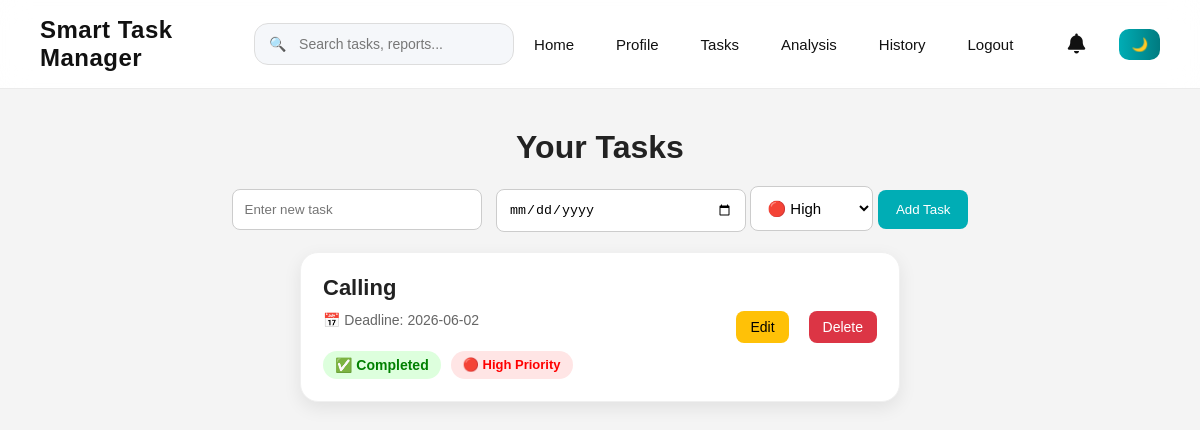
/tasks (signed in), run on the app's committed database.
### tables this page shows
CREATE TABLE tasks (
        id INTEGER PRIMARY KEY AUTOINCREMENT,
        username TEXT,
        task TEXT,
        status TEXT DEFAULT 'pending',
        deadline TEXT,
        priority TEXT DEFAULT 'Medium',
        created_at TEXT,
        completed_at TEXT
    );

### app.py (the view, shortened to what this page needs)
@app.route('/tasks', methods=['GET', 'POST'])
def tasks():
    if 'user' not in session:
        return redirect('/login')
    conn = sqlite3.connect("data.db")
    c = conn.cursor()
    c.execute("SELECT * FROM tasks WHERE username=?",
              (session['user'],))
    data = c.fetchall()
    today = datetime.now().date()
    for task in data:
        task_id = task[0]
        task_name = task[2]
        status = task[3]
        deadline = task[4]
        try:
            deadline_date = datetime.strptime(
                deadline,
                "%Y-%m-%d"
            ).date()
        except:
            pass
    conn.close()
    updated_tasks = []
    for task in data:
        try:
            deadline_date = datetime.strptime(task[4], "%Y-%m-%d").date()
        except ValueError:
            deadline_date = None
        updated_tasks.append(
        (
            task[0],#id
            task[1],#username
            task[2],#task
            task[3],#status
            deadline_date,
            task[5] #priority
        )
    )
    return render_template('tasks.html', tasks=updated_tasks,today=today)

### app.py (called while the page is built)
@app.context_processor
def notification_count():
    if 'user' not in session:
        return dict(unread_count=0)
    conn = sqlite3.connect("data.db")
    c = conn.cursor()
    c.execute("""
        SELECT COUNT(*)
        FROM notifications
        WHERE username=?
        AND is_read=0
    """, (session['user'],))
    count = c.fetchone()[0]
    conn.close()
    return dict(unread_count=count)

### templates/tasks.html (shortened to what this page needs)
{% extends "base.html" %}
{% block content %}
<div class="tasks-page">
    <h1>Your Tasks</h1>
    <form method="POST" action="/tasks" class="task-form">
        <input type="text" name="task" placeholder="Enter new task" required>
        <input type="date" name="deadline" required>
        <select name="priority" required>
            <option value="High">🔴 High</option>
        </select>
        <button type="submit">Add Task</button>
    </form>
      {% if tasks %}
    <ul class="task-list">
        {% for task in tasks %}
        <li class="task-item">
            <div class="task-left">
                <h3>{{ task[2] }}</h3>
                <small>
                    📅 Deadline: {{ task[4] }}
                </small>
                <br>
                <div class="task-badges">
                    {% if task[3] == 'completed' %}
                    <span class="completed-badge">
                        ✅ Completed
                    </span>
                    {% elif task[4] < today %} <span class="overdue-badge">
                        ❌ Overdue
                        </span>
                        {% else %}
                        <span class="pending-badge">
                            ⏳ Pending
                        </span>
                        {% endif %}
                        {% if task[5]|lower == 'high' %}
                        <span class="high-priority">
                            🔴 High Priority
                        </span>
                        {% elif task[5]|lower == 'medium' %}
                        <span class="medium-priority">
                            🟡 Medium Priority
                        </span>
                        {% else %}
                        <span class="low-priority">
                            🟢 Low Priority
                        </span>
                        {% endif %}
                </div>
            </div>
            <div class="task-actions">
                <a href="/edit/{{ task[0] }}" class="edit-btn">
                    Edit
                </a>
                <a href="/delete/{{ task[0] }}" class="delete-btn">
                    Delete
                </a>
            </div>
        </li>
        {% endfor %}
    </ul>
    {% endif %}
</div>
{% endblock %}

### static/style.css (style rules this page uses)
body, nav, .login-box, .task-item, .card, .stat-card, .extra-card, table, input, button { transition: background-color 0.3s ease, color 0.3s ease, border-color 0.3s ease; }
* { margin: 0; padding: 0; box-sizing: border-box; }
body { font-family: Arial, sans-serif; background-color: #f4f4f4; }
.tasks-page { padding: 40px; text-align: center; }
.tasks-page h1 { margin-bottom: 20px; color: #222; }
.task-form { margin-bottom: 20px; }
.task-form input { padding: 12px; width: 250px; border: 1px solid #ccc; border-radius: 8px; }
.task-form button { padding: 12px 18px; border: none; background-color: #00adb5; color: white; border-radius: 8px; cursor: pointer; }
.task-list { list-style: none; padding: 0; max-width: 600px; margin: auto; }
.task-list a { margin-left: 10px; text-decoration: none; color: #00adb5; }
.task-badges { display: flex; gap: 10px; flex-wrap: wrap; margin-top: 12px; }
.task-item { background: white; margin: 18px 0; padding: 22px; border-radius: 18px; display: flex; justify-content: space-between; align-items: center; gap: 20px; box-shadow: 0 6px 18px rgba(0, 0, 0, 0.08); border: 1px solid #f0f0f0; transition: all 0.3s ease; }
.task-left { text-align: left; }
.task-left h3 { margin-bottom: 10px; color: #222; font-size: 22px; font-weight: 600; }
.task-left small { color: #666; font-size: 14px; }
.completed-badge { display: inline-block; margin-top: 10px; background: #ddffdd; color: green; padding: 6px 12px; border-radius: 20px; font-size: 14px; font-weight: bold; }
.task-form input[type="date"] { padding: 12px; border: 1px solid #ccc; border-radius: 8px; margin-left: 10px; }
.task-actions .done-btn, .task-actions .delete-btn { padding: 8px 14px; border: none; border-radius: 8px; font-size: 14px; cursor: pointer; font-weight: 500; transition: all 0.2s ease-in-out; text-decoration: none; display: inline-block; }
.task-actions .delete-btn { background-color: #dc3545; color: white; }
.task-actions { display: flex; gap: 10px; align-items: center; flex-wrap: wrap; }
html { scroll-behavior: smooth; }
button, .hero-btn, .done-btn, .delete-btn { transition: all 0.3s ease; }
.task-actions .edit-btn { background-color: #ffc107; color: black; padding: 8px 14px; border-radius: 8px; text-decoration: none; font-size: 14px; font-weight: 500; transition: 0.2s; }
.high-priority, .medium-priority, .low-priority { display: inline-block; margin-top: 10px; padding: 6px 12px; border-radius: 20px; font-size: 13px; font-weight: bold; }
.high-priority { background-color: #ffe5e5; color: #ff0000; }
select { padding: 12px; border-radius: 8px; border: 1px solid #ccc; font-size: 15px; background-color: white; cursor: pointer; transition: all 0.3s ease; }

### data on the page
tasks: task "Calling", deadline "2026-06-02", status "✅ Completed", priority "🔴 High Priority"
